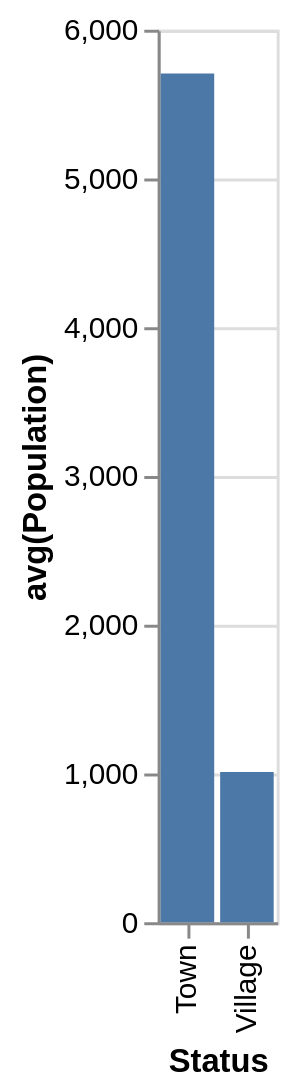

Express this chart as Vega-Lite.
### Vega-Lite specification from a JSON file in a GitHub repository (floating-point values rounded to 4 significant figures)
{"data": {"values": [{"x_data": "Town", "y_data": 5706}, {"x_data": "Village", "y_data": 1010.0}]}, "mark": "bar", "encoding": {"x": {"field": "x_data", "type": "nominal", "title": "Status", "sort": "ascending"}, "y": {"field": "y_data", "type": "quantitative", "title": "avg(Population)"}}}
